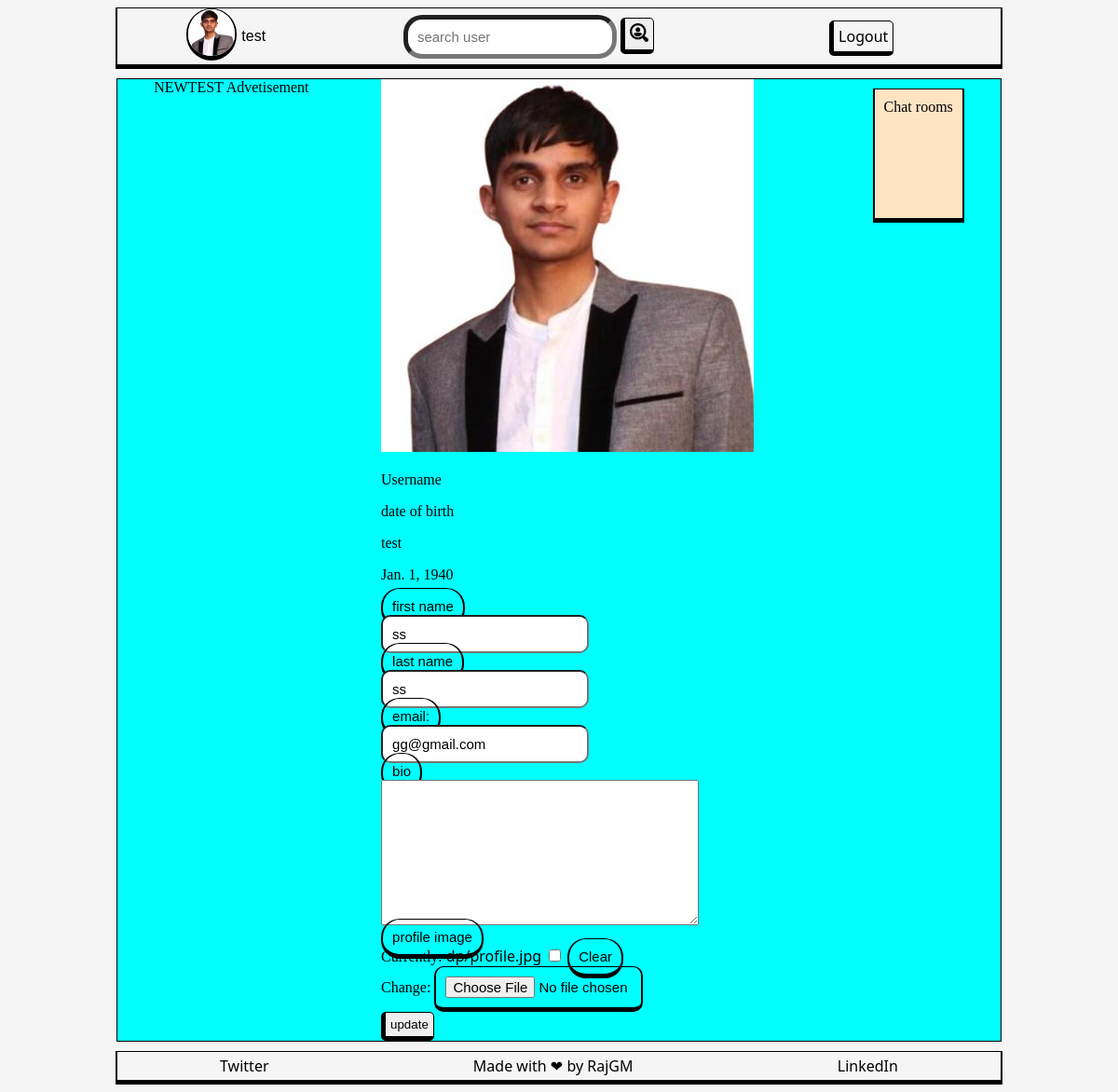
/profile/ (signed in), run on an earlier commit of the app's database.
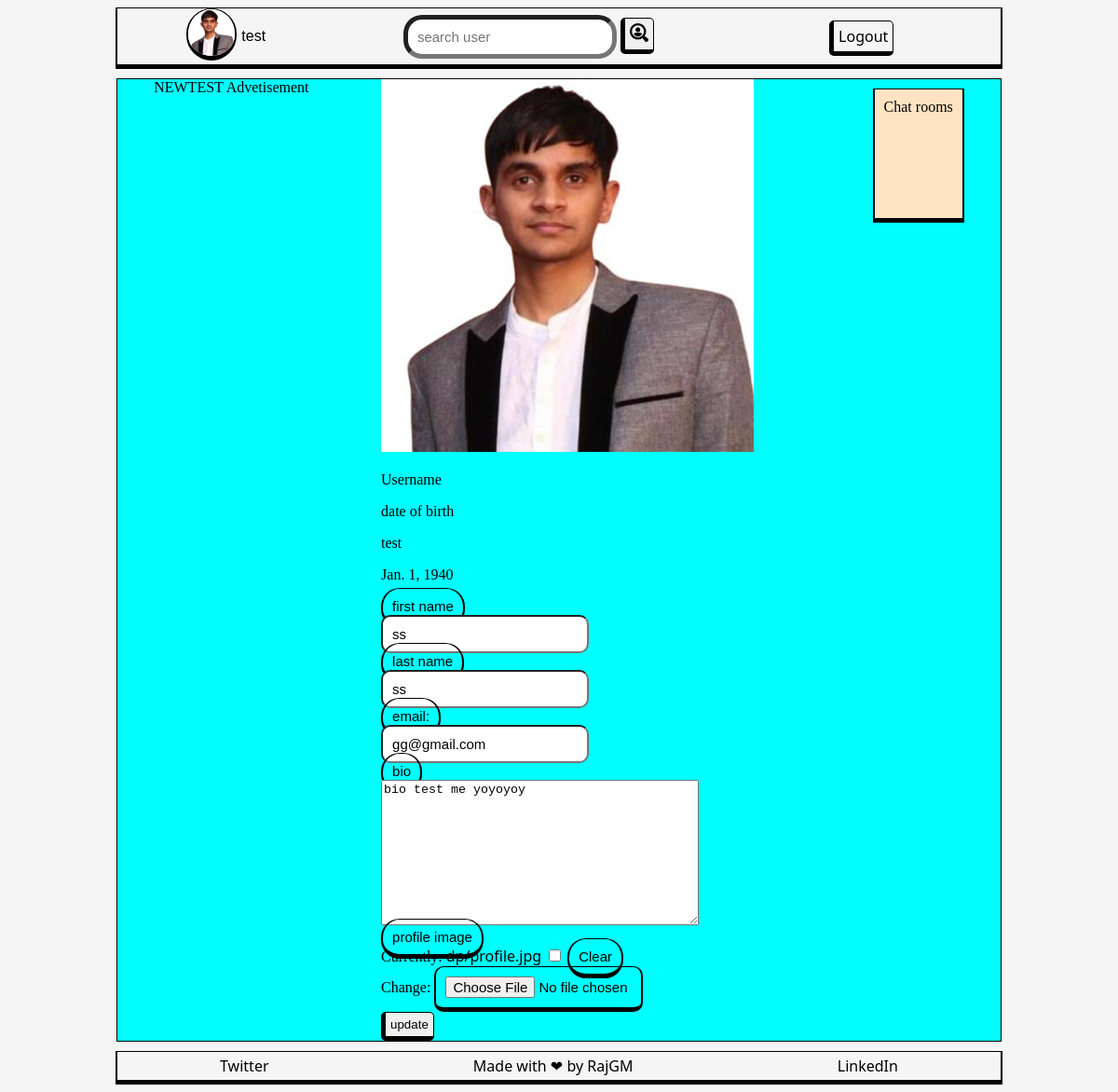
And on a later commit of the database.
### socialmedia/models.py (models this page shows, shortened)
class AppUser(models.Model):
    user = models.OneToOneField(User, on_delete=models.CASCADE, related_name="profile")
    profileImage = models.ImageField(upload_to='dp', null=True, blank=True)
    dateOfBirth = models.DateField(null=True, blank=True)
    bio = models.CharField(max_length=400, null=True, blank=True)

### socialmedia/views.py (the view)
# urls.py: path('profile/', views.user_profile, name='user-profile'),
@login_required
def user_profile(request):
    user = request.user
    if user.is_authenticated:
        user_profile = AppUser.objects.get(user=user)
        if user_profile.profileImage:
            image_url = user_profile.profileImage.url
            old_image_url = user_profile.profileImage.path
        else:
            image_url= None
            old_image_url = None
        if request.method == "POST":
            user_form = UserFormUpdate(request.POST or None, instance=user)
            user_profile_form = UserProfileFormUpdate(request.POST or None, request.FILES, instance=user_profile, initial={})
            if user_form.is_valid() and user_profile_form.is_valid():#form validation
                user_form.save()
                if user_profile.profileImage:
                    new_image_url = user_profile.profileImage.path
                    if old_image_url==new_image_url:
                        user_profile_form.save()
                    elif old_image_url==None:
                        user_profile_form.save()
                    else:
                        os.remove(old_image_url)
                        user_profile_form.save()
                else:
                    user_profile_form.save()
                return HttpResponseRedirect('/profile')
        else:
            user_form = UserFormUpdate(instance=user)
            user_profile_form = UserProfileFormUpdate(instance=user_profile)
    else:
        return HttpResponseRedirect('/login')
    return render(request, "user_profile.html", {"user":user, "user_profile":user_profile, "img_url":image_url, "user_form":user_form, "profile_form":user_profile_form})

### socialmedia/forms.py
class UserFormUpdate(forms.ModelForm):
    email = forms.EmailField(required=False, widget=forms.TextInput(attrs={'class':'profile-update', "id":"profile-update"}), label='email:')
    first_name = forms.CharField(required=False, widget=forms.TextInput(attrs={'class':'profile-update'}), label='first name')
    last_name = forms.CharField(required=False, widget=forms.TextInput(attrs={'class':'profile-update'}), label='last name')
    class Meta:
        model = User
        fields = ('first_name', 'last_name','email')

class UserProfileFormUpdate(forms.ModelForm):
    bio = forms.CharField(required=False, widget=forms.Textarea(), label='bio')
    profileImage = forms.ImageField(label='profile image', required=False)
    class Meta:
        model = AppUser
        fields = ('bio', 'profileImage')

### socialmedia/templates/user_profile.html (shortened to what this page needs)
{% extends "./home_base.html" %}
{% block content %}
  {% if user.is_authenticated %}
    <div class="callout large" id='user-profile' style="width:450px;">
      <div class="sidebar-profile" id="user-profile-img">
        {% if user_profile.profileImage %}
          <a href="#"><img class="thumbnail" id="user-profile-thumbnail" src="{{ img_url }}" alt="User profile image"></a>
        {% else %}
          <a href="#"><img class="thumbnail" id="user-profile-thumbnail" src="/static/media/blank.png" alt="Defalut preofile image"></a>
        {% endif %}
      </div>
      <div class="grid-x grid-padding-x">
        <div class="small-5 cell">
          <p>Username</p>
          <p>date of birth</p>
        </div>
        <div class="small-6 cell">
          <p>{{ user }}</p>
          <p>{{ user_profile.dateOfBirth }}</p>
        </div>
      </div>
      <form action="/profile/" method="post" enctype="multipart/form-data">
        <div class="grid-x grid-padding-x">
          {% for field in user_form %}
            <div class="small-5 cell">
              <label class="text-right middle">{{ field.label }}</label>
            </div>
            <div class="small-6 cell">
              {{ field }}
            </div>
          {% endfor %}
          {% for field in profile_form %}
            <div class="small-5 cell">
              <label class="text-right middle">{{ field.label }}</label>
            </div>
            <div class="small-6 cell">
              {{ field }}
            </div>
          {% endfor %}
        </div>
        <button type="submit" class="hollow button" id="update-button">update</button>
      </form>
    </div>
  {% else %}
    <h5>Welcome to SNS</h5>
  {% endif%}
{% endblock %}
{% block sidebar%}
  {% include "./sidebar.html" %}
{% endblock %}

### socialmedia/templates/home_base.html
{% include "./header.html" %}
<body class="column">
  {% include "./nav.html" %}
  <div class="mainBody">
    <div>NEWTEST Advetisement</div>
    <div>
      {% block content %} {% include "./home_feed.html"%} {% endblock %}
    </div>
    <div>{% block sidebar %} {% include "./sidebar.html" %} {% endblock %}</div>
  </div>
  {% include "./footer.html" %}
</body>

### socialmedia/templates/header.html (shortened to what this page needs)
<!DOCTYPE html>
<html lang="en" dir="ltr">
<head>
  {% load static %}
  <link rel="stylesheet" type="text/css" href="{% static 'css/index.css' %}" />
</head>

### socialmedia/templates/nav.html (shortened to what this page needs)
<div class="navBar boderDiv">
  {% if user.is_authenticated %}
  <div >
    {% if user_profile.profileImage %}
    <div class="row">
      <div>
        <a href="/user_home">
          <img src="{{ img_url }}" class="dp" />
        </a>
      </div>
      <div>{{ user.username }}</div>
    </div>
    {% else %}
    <div>
      <a href="/user_home">Profile</a>
    </div>
    {% endif %}
  </div>
  {% else %}
  <div>
    <a href="/login">Login</a>
  </div>
  {% endif %}
  <div>
    <form class="search-bar" method="POST" action="{% url 'search-user'%}">
      <input type="search" placeholder="search user" name="q" class="searchBar" />
      <button type="submit" id="search-button" class="button">
        <img src="/static/assets/search.png" class="iconImg" />
      </button>
    </form>
  </div>
  <div class="navRightDiv">
    {% if user.is_authenticated %}
    <div>
      <a href="../logout" class="button"> Logout </a>
    </div>
    {% else %}
    <div>
      <a href="/signup">Sign up</a>
    </div>
    {% endif %}
  </div>
</div>

### socialmedia/templates/sidebar.html (shortened to what this page needs)
<div class="sideBar boderDiv">
{% if user.is_authenticated %}
    <div >
      <div>Chat rooms </div>
        <div class="chatRoomList">
      </div>
    </div>
  {% else %}
    <div id="centerText">
      <p>LogIN to access</p>
      <p>To</p>
      <p>ChatBox</p>
    </div>
  {% endif %}
</div>

### socialmedia/templates/footer.html
<div class="footerBar boderDiv">
  <div >
    <div >
      <a href="https://twitter.com/RajGM_Hacks/">Twitter</a>
    </div>
  </div>
  <div >
    <div >
      <a href="https://www.linkedin.com/in/rajgm29/">Made with ❤ by RajGM</a>
    </div>
  </div>
  <div >
    <div >
      <a href="https://www.linkedin.com/in/rajgm29/">LinkedIn</a>
    </div>
  </div>
</div>

### socialmedia/static/css/index.css (style rules this page uses)
body { background-color: whitesmoke; }
.navBar { width: 80%; height: 60px; display: flex; flex-direction: row; justify-content: space-around; align-items: center; }
.iconImg { height: 20px; width: 20px; }
.dp { height: 50px; width: 50px; border-radius: 50px; border-top: 1px solid black; border-left: 2px solid black; border-right: 2px solid black; border-bottom: 5px solid black; }
.navRightDiv { display: flex; flex-direction: row; justify-content: space-around; align-items: center; width: 150px; }
.button { padding:5px; border-radius: 5px; text-decoration: none; border: 1px solid black; border-left: 5px solid black; border-bottom: 5px solid black; }
.column { display: flex; flex-direction: column; align-items: center; gap: 10px; }
.searchBar { border-width: 5px; border-radius: 20px; }
.footerBar { height: 30px; width: 80%; display: flex; flex-direction: row; justify-content: space-around; align-items: center; }
.boderDiv { border-top: 1px solid black; border-left: 2px solid black; border-right: 2px solid black; border-bottom: 5px solid black; }
a { text-decoration: none; color: black; font-family: 'Segoe UI', Tahoma, Geneva, Verdana, sans-serif; }
.mainBody { width: 80%; display: flex; flex-direction: row; justify-content: space-around; border: 1px solid black; background-color: aqua; }
.sideBar { display: flex; flex-direction: column; background-color: bisque; margin-top: 10px; padding: 10px; margin-bottom: 10px; }
.row { display: flex; flex-direction: row; justify-content: space-around; align-items: center; gap: 5px; font-family: 'Lucida Sans', 'Lucida Sans Regular', 'Lucida Grande', 'Lucida Sans Unicode', Geneva, Verdana, sans-serif; }
.chatRoomList { display: flex; flex-direction: column; min-height: 100px; justify-content: center; font-size: 15px; gap:10px; font-family:'Lucida Sans', 'Lucida Sans Regular', 'Lucida Grande', 'Lucida Sans Unicode', Geneva, Verdana, sans-serif; }
input { padding: 10px; border-radius: 10px; font-size: 15px; }
input[type="file"] { width: 200px; padding: 10px; font-size: 15px; border-top: 1px solid black; border-left: 2px solid black; border-right: 2px solid black; border-bottom: 5px solid black; }
label { padding: 10px; font-size: 15px; border-radius: 20px; font-family: 'Gill Sans', 'Gill Sans MT', Calibri, 'Trebuchet MS', sans-serif; border-top: 1px solid black; border-left: 2px solid black; border-right: 2px solid black; border-bottom: 5px solid black; }

What changed in the data, as far as the page shows it:
changed AppUser: bio (not shown) → "bio test me yoyoyoy"
